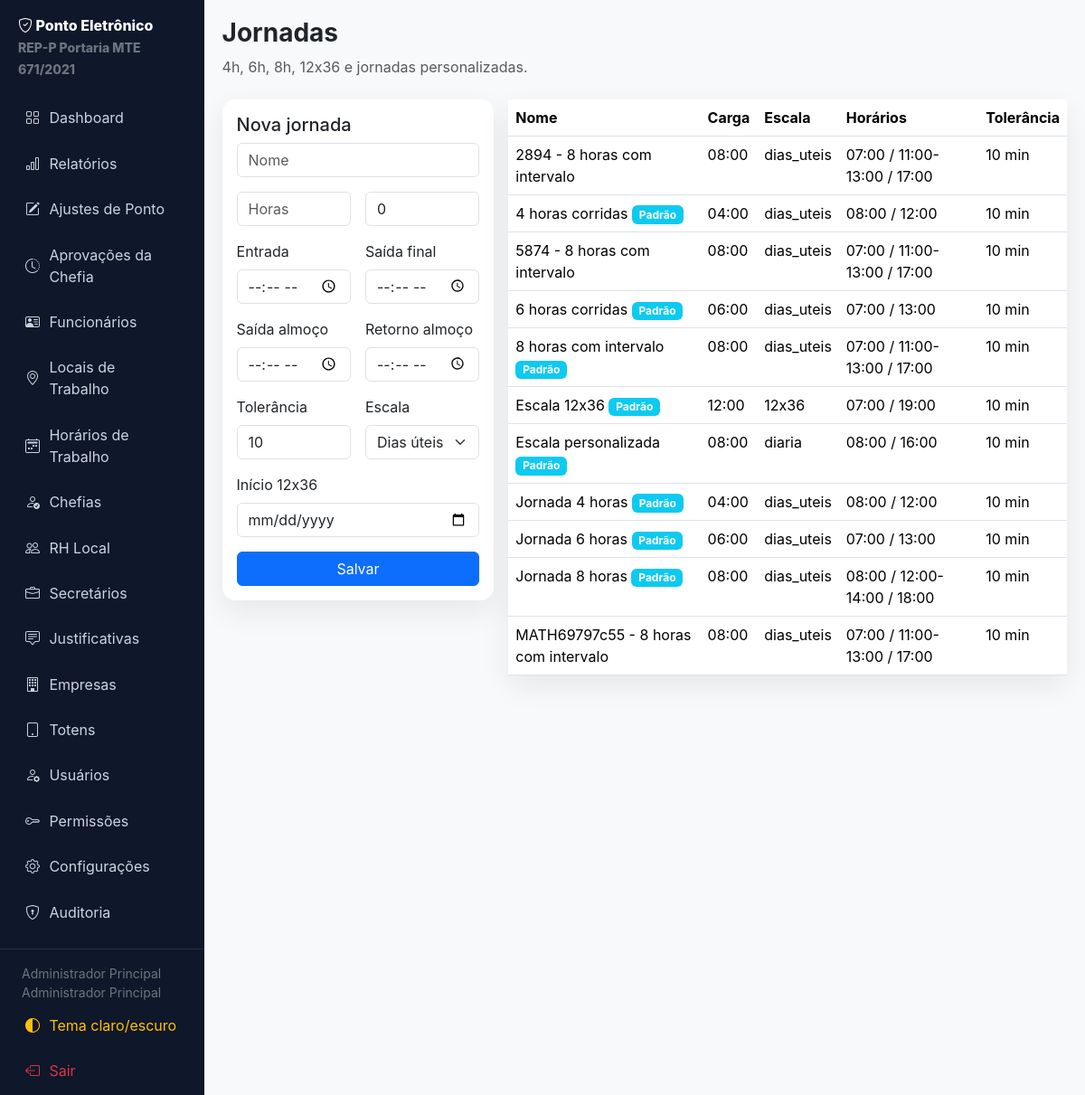
/jornadas (signed in), run on the app's committed database.
### tables this page shows
CREATE TABLE usuarios (
            id INTEGER PRIMARY KEY AUTOINCREMENT,
            nome TEXT NOT NULL,
            login TEXT UNIQUE NOT NULL,
            senha TEXT NOT NULL,
            perfil TEXT NOT NULL
        , funcionario_id INTEGER, ativo INTEGER NOT NULL DEFAULT 1, rh_local_id INTEGER, chefia_id INTEGER, secretario_id INTEGER, cpf TEXT, email TEXT, telefone TEXT, secretaria_departamento TEXT);

CREATE TABLE jornadas (
            id INTEGER PRIMARY KEY AUTOINCREMENT,
            nome TEXT UNIQUE NOT NULL,
            carga_minutos INTEGER NOT NULL,
            entrada TEXT NOT NULL,
            saida_almoco TEXT,
            retorno_almoco TEXT,
            saida_final TEXT NOT NULL,
            tolerancia_minutos INTEGER NOT NULL DEFAULT 0,
            tipo_escala TEXT NOT NULL DEFAULT 'dias_uteis',
            data_inicio_escala TEXT,
            padrao INTEGER NOT NULL DEFAULT 0,
            ativa INTEGER NOT NULL DEFAULT 1
        );

### app.py (the view, shortened to what this page needs)
@app.route("/jornadas", methods=["GET", "POST"])
@login_required
@perfil_required("Administrador Principal", "RH Local")
def jornadas():
    rows = query("SELECT * FROM jornadas ORDER BY ativa DESC, nome")
    return page_template('pages/jornadas.html', title="Jornadas", rows=rows, fmt=fmt_minutes)

### app.py (called while the page is built, shortened)
@app.after_request
def add_api_cors_headers(response):
    return response

def get_db():
    if "db" not in g:
        g.db = sqlite3.connect(DB_PATH)
        g.db.row_factory = sqlite3.Row
    return g.db

def query(sql, params=()):
    return get_db().execute(sql, params).fetchall()

def one(sql, params=()):
    return get_db().execute(sql, params).fetchone()

def csrf_token():
    token = session.get("_csrf_token")
    if not token:
        token = secrets.token_urlsafe(32)
        session["_csrf_token"] = token
    return token

def csrf_input():
    return f'<input type="hidden" name="_csrf_token" value="{csrf_token()}">'

@app.before_request
def validate_csrf():
    if request.method != "POST":
        return None

@app.after_request
def security_headers(response):
    response.headers.setdefault("X-Content-Type-Options", "nosniff")
    response.headers.setdefault("X-Frame-Options", "SAMEORIGIN")
    response.headers.setdefault("Referrer-Policy", "strict-origin-when-cross-origin")
    return response

def fmt_minutes(minutes):
    sign = "-" if minutes < 0 else ""
    minutes = abs(int(minutes or 0))
    return f"{sign}{minutes // 60:02d}:{minutes % 60:02d}"

def current_user():
    if not session.get("user_id"):
        return None
    return one("SELECT * FROM usuarios WHERE id = ?", (session["user_id"],))

def login_required(view):
    @wraps(view)
    def wrapped(*args, **kwargs):
        if not session.get("user_id"):
            return redirect(url_for("login"))
        return view(*args, **kwargs)
    return wrapped

def perfil_required(*perfis):
    def decorator(view):
        @wraps(view)
        def wrapped(*args, **kwargs):
            user = current_user()
            if not user:
                return redirect(url_for("login"))
            aliases = {
                "RH": "RH Local",
                "Gestor": "Chefia Imediata",
                "Chefia imediata": "Chefia Imediata",
                "Secretário": "Secretário da Pasta",
            }
            perfil = aliases.get(user["perfil"], user["perfil"])
            permitidos = {aliases.get(p, p) for p in perfis}
            if perfil not in permitidos:
                return page("<div class='alert alert-danger'>Acesso negado.</div>", title="Acesso negado"), 403
            return view(*args, **kwargs)
        return wrapped
    return decorator

### templates/pages/jornadas.html (shortened to what this page needs)
{% extends "base.html" %}
{% block body %}
<div class="mb-4"><h3 class="fw-bold">Jornadas</h3><div class="text-muted">4h, 6h, 8h, 12x36 e jornadas personalizadas.</div></div>
    <div class="row g-3">
      <div class="col-lg-4"><div class="card"><div class="card-body">
        <h5>Nova jornada</h5><form method="post" class="row g-3">{{ csrf_input()|safe }}
          <div class="col-12"><input class="form-control" name="nome" placeholder="Nome" required></div>
          <div class="col-6"><input class="form-control" type="number" name="carga_horas" placeholder="Horas" required></div>
          <div class="col-6"><input class="form-control" type="number" name="carga_minutos" value="0"></div>
          <div class="col-6"><label class="form-label">Entrada</label><input class="form-control" type="time" name="entrada" required></div>
          <div class="col-6"><label class="form-label">Saída final</label><input class="form-control" type="time" name="saida_final" required></div>
          <div class="col-6"><label class="form-label">Saída almoço</label><input class="form-control" type="time" name="saida_almoco"></div>
          <div class="col-6"><label class="form-label">Retorno almoço</label><input class="form-control" type="time" name="retorno_almoco"></div>
          <div class="col-6"><label class="form-label">Tolerância</label><input class="form-control" type="number" name="tolerancia_minutos" value="10"></div>
          <div class="col-6"><label class="form-label">Escala</label><select class="form-select" name="tipo_escala"><option value="dias_uteis">Dias úteis</option></select></div>
          <div class="col-12"><label class="form-label">Início 12x36</label><input class="form-control" type="date" name="data_inicio_escala"></div>
          <div class="col-12"><button class="btn btn-primary w-100">Salvar</button></div>
        </form>
      </div></div></div>
      <div class="col-lg-8"><div class="card"><div class="table-responsive"><table class="table table-hover mb-0">
        <thead><tr><th>Nome</th><th>Carga</th><th>Escala</th><th>Horários</th><th>Tolerância</th></tr></thead>
        <tbody>{% for j in rows %}<tr><td>{{ j.nome }} {% if j.padrao %}<span class="badge bg-info">Padrão</span>{% endif %}</td><td>{{ fmt(j.carga_minutos) }}</td><td>{{ j.tipo_escala }}</td><td>{{ j.entrada }}{% if j.saida_almoco %} / {{ j.saida_almoco }}-{{ j.retorno_almoco }}{% endif %} / {{ j.saida_final }}</td><td>{{ j.tolerancia_minutos }} min</td></tr>{% endfor %}</tbody>
      </table></div></div></div>
    </div>
{% endblock %}

### templates/base.html (shortened to what this page needs)
<!doctype html>
<html lang="pt-br" data-bs-theme="{{ session.get('theme', 'light') }}">
<head>
  <link href="https://cdn.jsdelivr.net/npm/bootstrap@5.3.3/dist/css/bootstrap.min.css" rel="stylesheet">
  <link href="https://cdn.jsdelivr.net/npm/bootstrap-icons@1.11.3/font/bootstrap-icons.css" rel="stylesheet">
  <link href="{{ url_for('static', filename='css/app.css') }}" rel="stylesheet">
</head>
<body>
{% if session.get('user_id') %}
<div class="layout d-flex">
  <aside class="sidebar">
    <div class="brand"><i class="bi bi-shield-check"></i> Ponto Eletrônico<br><small class="text-secondary">REP-P Portaria MTE 671/2021</small></div>
    {{ nav_links('')|safe }}
    <hr class="border-secondary">
    <div class="px-4 text-secondary small">{{ user.nome }}<br>{{ user.perfil }}</div>
    <a class="text-warning" href="{{ url_for('toggle_theme') }}"><i class="bi bi-circle-half"></i> Tema claro/escuro</a>
    <a class="text-danger" href="{{ url_for('logout') }}"><i class="bi bi-box-arrow-left"></i> Sair</a>
  </aside>
  <main class="content">
{% endif %}
    {% block body %}{{ body|safe }}{% endblock %}
{% if session.get('user_id') %}
  </main>
</div>
{% endif %}
</body>
</html>

### static/css/app.css (style rules this page uses)
body { background: var(--bs-tertiary-bg); font-family: Inter, system-ui, -apple-system, Segoe UI, sans-serif; }
.sidebar { width: 280px; min-height: 100vh; background: #0f172a; position: sticky; top: 0; }
.sidebar a { color: #cbd5e1; text-decoration: none; display: flex; align-items: center; gap: .65rem; padding: .75rem 1rem; border-radius: .55rem; margin: .15rem .75rem; }
.content { padding: 1.25rem; width: 100%; }
.card { border: 0; border-radius: .9rem; box-shadow: 0 12px 32px rgba(15, 23, 42, .08); }
.brand { color: #fff; padding: 1rem 1.25rem; font-weight: 800; }

### data on the page
usuarios: nome "Administrador Principal", perfil "Administrador Principal"
jornadas: nome "2894 - 8 horas com intervalo", carga_minutos "08:00", tipo_escala "dias_uteis", entrada "07:00", saida_almoco "11:00", retorno_almoco "13:00", saida_final "17:00", tolerancia_minutos "10"
jornadas: nome "4 horas corridas", padrao "Padrão", carga_minutos "04:00", tipo_escala "dias_uteis", entrada "08:00", saida_final "12:00", tolerancia_minutos "10"
jornadas: nome "5874 - 8 horas com intervalo", carga_minutos "08:00", tipo_escala "dias_uteis", entrada "07:00", saida_almoco "11:00", retorno_almoco "13:00", saida_final "17:00", tolerancia_minutos "10"
jornadas: nome "6 horas corridas", padrao "Padrão", carga_minutos "06:00", tipo_escala "dias_uteis", entrada "07:00", saida_final "13:00", tolerancia_minutos "10"
jornadas: nome "8 horas com intervalo", padrao "Padrão", carga_minutos "08:00", tipo_escala "dias_uteis", entrada "07:00", saida_almoco "11:00", retorno_almoco "13:00", saida_final "17:00", tolerancia_minutos "10"
jornadas: nome "Escala 12x36", padrao "Padrão", carga_minutos "12:00", tipo_escala "12x36", entrada "07:00", saida_final "19:00", tolerancia_minutos "10"
jornadas: nome "Escala personalizada", padrao "Padrão", carga_minutos "08:00", tipo_escala "diaria", entrada "08:00", saida_final "16:00", tolerancia_minutos "10"
jornadas: nome "Jornada 4 horas", padrao "Padrão", carga_minutos "04:00", tipo_escala "dias_uteis", entrada "08:00", saida_final "12:00", tolerancia_minutos "10"
jornadas: nome "Jornada 6 horas", padrao "Padrão", carga_minutos "06:00", tipo_escala "dias_uteis", entrada "07:00", saida_final "13:00", tolerancia_minutos "10"
jornadas: nome "Jornada 8 horas", padrao "Padrão", carga_minutos "08:00", tipo_escala "dias_uteis", entrada "08:00", saida_almoco "12:00", retorno_almoco "14:00", saida_final "18:00", tolerancia_minutos "10"
jornadas: nome "MATH69797c55 - 8 horas com intervalo", carga_minutos "08:00", tipo_escala "dias_uteis", entrada "07:00", saida_almoco "11:00", retorno_almoco "13:00", saida_final "17:00", tolerancia_minutos "10"
